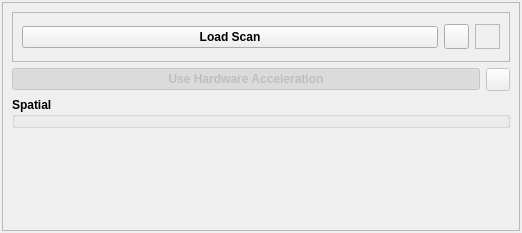
<?xml version="1.0" encoding="UTF-8"?>
<ui version="4.0">
 <class>Form</class>
 <widget class="QWidget" name="Form">
  <property name="geometry">
   <rect>
    <x>0</x>
    <y>0</y>
    <width>522</width>
    <height>233</height>
   </rect>
  </property>
  <property name="focusPolicy">
   <enum>Qt::StrongFocus</enum>
  </property>
  <property name="windowTitle">
   <string>Form</string>
  </property>
  <layout class="QVBoxLayout" name="verticalLayout_3">
   <property name="spacing">
    <number>6</number>
   </property>
   <property name="leftMargin">
    <number>2</number>
   </property>
   <property name="topMargin">
    <number>2</number>
   </property>
   <property name="rightMargin">
    <number>2</number>
   </property>
   <property name="bottomMargin">
    <number>2</number>
   </property>
   <item>
    <widget class="QFrame" name="frame">
     <property name="maximumSize">
      <size>
       <width>650</width>
       <height>16777215</height>
      </size>
     </property>
     <property name="frameShape">
      <enum>QFrame::StyledPanel</enum>
     </property>
     <property name="frameShadow">
      <enum>QFrame::Raised</enum>
     </property>
     <layout class="QVBoxLayout" name="verticalLayout">
      <item>
       <widget class="QFrame" name="loadscan_frame">
        <property name="minimumSize">
         <size>
          <width>0</width>
          <height>50</height>
         </size>
        </property>
        <property name="frameShape">
         <enum>QFrame::StyledPanel</enum>
        </property>
        <property name="frameShadow">
         <enum>QFrame::Sunken</enum>
        </property>
        <layout class="QHBoxLayout" name="horizontalLayout_4">
         <item>
          <widget class="QPushButton" name="loadScanBtn">
           <property name="font">
            <font>
             <weight>75</weight>
             <bold>true</bold>
            </font>
           </property>
           <property name="text">
            <string>Load Scan</string>
           </property>
          </widget>
         </item>
         <item>
          <widget class="QToolButton" name="helpBtn">
           <property name="minimumSize">
            <size>
             <width>25</width>
             <height>25</height>
            </size>
           </property>
           <property name="maximumSize">
            <size>
             <width>25</width>
             <height>25</height>
            </size>
           </property>
           <property name="text">
            <string/>
           </property>
           <property name="icon">
            <iconset>
             <normaloff>../../../icons/helplite.png</normaloff>../../../icons/helplite.png</iconset>
           </property>
           <property name="iconSize">
            <size>
             <width>50</width>
             <height>50</height>
            </size>
           </property>
          </widget>
         </item>
         <item>
          <widget class="QLabel" name="rtclkpic">
           <property name="maximumSize">
            <size>
             <width>25</width>
             <height>25</height>
            </size>
           </property>
           <property name="autoFillBackground">
            <bool>true</bool>
           </property>
           <property name="frameShape">
            <enum>QFrame::StyledPanel</enum>
           </property>
           <property name="text">
            <string/>
           </property>
           <property name="pixmap">
            <pixmap>../../../icons/icons8-mouse-right-click-50.png</pixmap>
           </property>
           <property name="scaledContents">
            <bool>true</bool>
           </property>
           <property name="alignment">
            <set>Qt::AlignRight|Qt::AlignTrailing|Qt::AlignVCenter</set>
           </property>
          </widget>
         </item>
        </layout>
       </widget>
      </item>
      <item>
       <layout class="QHBoxLayout" name="horizontalLayout">
        <item>
         <widget class="QPushButton" name="useE712WavegenBtn">
          <property name="enabled">
           <bool>false</bool>
          </property>
          <property name="font">
           <font>
            <weight>75</weight>
            <bold>true</bold>
           </font>
          </property>
          <property name="toolTip">
           <string>not currently supported</string>
          </property>
          <property name="text">
           <string>Use Hardware Acceleration</string>
          </property>
          <property name="checkable">
           <bool>true</bool>
          </property>
          <property name="checked">
           <bool>true</bool>
          </property>
         </widget>
        </item>
        <item>
         <widget class="QToolButton" name="hdwAccelDetailsBtn">
          <property name="enabled">
           <bool>false</bool>
          </property>
          <property name="toolTip">
           <string>not enabled</string>
          </property>
          <property name="text">
           <string/>
          </property>
          <property name="icon">
           <iconset>
            <normaloff>../../../icons/1318611600_23.ico</normaloff>../../../icons/1318611600_23.ico</iconset>
          </property>
         </widget>
        </item>
       </layout>
      </item>
      <item>
       <widget class="QGroupBox" name="evGrpBox">
        <property name="maximumSize">
         <size>
          <width>16777215</width>
          <height>16777215</height>
         </size>
        </property>
        <property name="font">
         <font>
          <weight>75</weight>
          <bold>true</bold>
         </font>
        </property>
        <property name="title">
         <string>Spatial</string>
        </property>
        <layout class="QVBoxLayout" name="verticalLayout_2">
         <property name="leftMargin">
          <number>2</number>
         </property>
         <property name="topMargin">
          <number>2</number>
         </property>
         <property name="rightMargin">
          <number>2</number>
         </property>
         <property name="bottomMargin">
          <number>2</number>
         </property>
         <item>
          <layout class="QHBoxLayout" name="horizontalLayout_2"/>
         </item>
        </layout>
       </widget>
      </item>
      <item>
       <spacer name="verticalSpacer">
        <property name="orientation">
         <enum>Qt::Vertical</enum>
        </property>
        <property name="sizeHint" stdset="0">
         <size>
          <width>20</width>
          <height>40</height>
         </size>
        </property>
       </spacer>
      </item>
     </layout>
    </widget>
   </item>
  </layout>
 </widget>
 <resources/>
 <connections/>
</ui>
